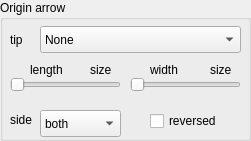
    <widget class="QGroupBox" name="groupBox_17">
     <property name="geometry">
      <rect>
       <x>10</x>
       <y>510</y>
       <width>251</width>
       <height>141</height>
      </rect>
     </property>
     <property name="title">
      <string>Origin arrow</string>
     </property>
     <widget class="QComboBox" name="fct_cb_selector_o_arrow_tip">
      <property name="geometry">
       <rect>
        <x>40</x>
        <y>26</y>
        <width>201</width>
        <height>27</height>
       </rect>
      </property>
      <property name="focusPolicy">
       <enum>Qt::ClickFocus</enum>
      </property>
      <item>
       <property name="text">
        <string>None</string>
       </property>
      </item>
      <item>
       <property name="text">
        <string>stealth</string>
       </property>
      </item>
      <item>
       <property name="text">
        <string>stealth round</string>
       </property>
      </item>
      <item>
       <property name="text">
        <string>stealth open</string>
       </property>
      </item>
      <item>
       <property name="text">
        <string>stealth open round</string>
       </property>
      </item>
      <item>
       <property name="text">
        <string>&lt;</string>
       </property>
      </item>
      <item>
       <property name="text">
        <string>&gt;</string>
       </property>
      </item>
      <item>
       <property name="text">
        <string>latex</string>
       </property>
      </item>
      <item>
       <property name="text">
        <string>latex round</string>
       </property>
      </item>
      <item>
       <property name="text">
        <string>latex open</string>
       </property>
      </item>
      <item>
       <property name="text">
        <string>latex open round</string>
       </property>
      </item>
      <item>
       <property name="text">
        <string>to / classical tikz rightarrow</string>
       </property>
      </item>
      <item>
       <property name="text">
        <string>computer modern rightarrow</string>
       </property>
      </item>
      <item>
       <property name="text">
        <string>implies</string>
       </property>
      </item>
      <item>
       <property name="text">
        <string>butt cap</string>
       </property>
      </item>
      <item>
       <property name="text">
        <string>fast round</string>
       </property>
      </item>
      <item>
       <property name="text">
        <string>fast triangle</string>
       </property>
      </item>
      <item>
       <property name="text">
        <string>round cap</string>
       </property>
      </item>
      <item>
       <property name="text">
        <string>triangle cap</string>
       </property>
      </item>
      <item>
       <property name="text">
        <string>circle</string>
       </property>
      </item>
      <item>
       <property name="text">
        <string>circle open</string>
       </property>
      </item>
      <item>
       <property name="text">
        <string>diamond</string>
       </property>
      </item>
      <item>
       <property name="text">
        <string>diamond open</string>
       </property>
      </item>
      <item>
       <property name="text">
        <string>ellipse</string>
       </property>
      </item>
      <item>
       <property name="text">
        <string>ellipse open</string>
       </property>
      </item>
      <item>
       <property name="text">
        <string>kite</string>
       </property>
      </item>
      <item>
       <property name="text">
        <string>kite open</string>
       </property>
      </item>
      <item>
       <property name="text">
        <string>rectangle</string>
       </property>
      </item>
      <item>
       <property name="text">
        <string>rectangle open</string>
       </property>
      </item>
      <item>
       <property name="text">
        <string>square</string>
       </property>
      </item>
      <item>
       <property name="text">
        <string>square open</string>
       </property>
      </item>
      <item>
       <property name="text">
        <string>triangle</string>
       </property>
      </item>
      <item>
       <property name="text">
        <string>triangle open</string>
       </property>
      </item>
      <item>
       <property name="text">
        <string>turned square</string>
       </property>
      </item>
      <item>
       <property name="text">
        <string>turned square open</string>
       </property>
      </item>
      <item>
       <property name="text">
        <string>arc barb</string>
       </property>
      </item>
      <item>
       <property name="text">
        <string>bar</string>
       </property>
      </item>
      <item>
       <property name="text">
        <string>bracket</string>
       </property>
      </item>
      <item>
       <property name="text">
        <string>hooks</string>
       </property>
      </item>
      <item>
       <property name="text">
        <string>parenthesis</string>
       </property>
      </item>
      <item>
       <property name="text">
        <string>straight barb</string>
       </property>
      </item>
      <item>
       <property name="text">
        <string>tee barb</string>
       </property>
      </item>
     </widget>
     <widget class="QLabel" name="label_183">
      <property name="geometry">
       <rect>
        <x>10</x>
        <y>20</y>
        <width>21</width>
        <height>41</height>
       </rect>
      </property>
      <property name="focusPolicy">
       <enum>Qt::ClickFocus</enum>
      </property>
      <property name="text">
       <string>tip</string>
      </property>
     </widget>
     <widget class="QSlider" name="fct_hslider_o_arrow_length">
      <property name="geometry">
       <rect>
        <x>10</x>
        <y>70</y>
        <width>111</width>
        <height>29</height>
       </rect>
      </property>
      <property name="focusPolicy">
       <enum>Qt::ClickFocus</enum>
      </property>
      <property name="maximum">
       <number>32</number>
      </property>
      <property name="singleStep">
       <number>1</number>
      </property>
      <property name="value">
       <number>0</number>
      </property>
      <property name="orientation">
       <enum>Qt::Horizontal</enum>
      </property>
     </widget>
     <widget class="QSlider" name="fct_hslider_o_arrow_width">
      <property name="geometry">
       <rect>
        <x>130</x>
        <y>70</y>
        <width>111</width>
        <height>29</height>
       </rect>
      </property>
      <property name="focusPolicy">
       <enum>Qt::ClickFocus</enum>
      </property>
      <property name="maximum">
       <number>32</number>
      </property>
      <property name="singleStep">
       <number>1</number>
      </property>
      <property name="value">
       <number>0</number>
      </property>
      <property name="orientation">
       <enum>Qt::Horizontal</enum>
      </property>
     </widget>
     <widget class="QLabel" name="label_184">
      <property name="geometry">
       <rect>
        <x>150</x>
        <y>60</y>
        <width>41</width>
        <height>20</height>
       </rect>
      </property>
      <property name="focusPolicy">
       <enum>Qt::ClickFocus</enum>
      </property>
      <property name="text">
       <string>width</string>
      </property>
     </widget>
     <widget class="QLabel" name="fct_label_o_arrow_width">
      <property name="geometry">
       <rect>
        <x>210</x>
        <y>60</y>
        <width>31</width>
        <height>20</height>
       </rect>
      </property>
      <property name="focusPolicy">
       <enum>Qt::ClickFocus</enum>
      </property>
      <property name="text">
       <string>size</string>
      </property>
     </widget>
     <widget class="QLabel" name="fct_label_o_arrow_length">
      <property name="geometry">
       <rect>
        <x>90</x>
        <y>60</y>
        <width>31</width>
        <height>20</height>
       </rect>
      </property>
      <property name="focusPolicy">
       <enum>Qt::ClickFocus</enum>
      </property>
      <property name="text">
       <string>size</string>
      </property>
     </widget>
     <widget class="QComboBox" name="fct_cb_selector_o_arrow_side">
      <property name="geometry">
       <rect>
        <x>40</x>
        <y>110</y>
        <width>81</width>
        <height>27</height>
       </rect>
      </property>
      <property name="focusPolicy">
       <enum>Qt::ClickFocus</enum>
      </property>
      <item>
       <property name="text">
        <string>both</string>
       </property>
      </item>
      <item>
       <property name="text">
        <string>left</string>
       </property>
      </item>
      <item>
       <property name="text">
        <string>right</string>
       </property>
      </item>
     </widget>
     <widget class="QLabel" name="label_185">
      <property name="geometry">
       <rect>
        <x>10</x>
        <y>100</y>
        <width>31</width>
        <height>41</height>
       </rect>
      </property>
      <property name="focusPolicy">
       <enum>Qt::ClickFocus</enum>
      </property>
      <property name="text">
       <string>side</string>
      </property>
     </widget>
     <widget class="QCheckBox" name="fct_checkb_o_arrow_reversed">
      <property name="geometry">
       <rect>
        <x>150</x>
        <y>110</y>
        <width>91</width>
        <height>22</height>
       </rect>
      </property>
      <property name="text">
       <string>reversed</string>
      </property>
     </widget>
     <widget class="QLabel" name="label_186">
      <property name="geometry">
       <rect>
        <x>30</x>
        <y>60</y>
        <width>51</width>
        <height>20</height>
       </rect>
      </property>
      <property name="focusPolicy">
       <enum>Qt::ClickFocus</enum>
      </property>
      <property name="text">
       <string>length</string>
      </property>
     </widget>
    </widget>
